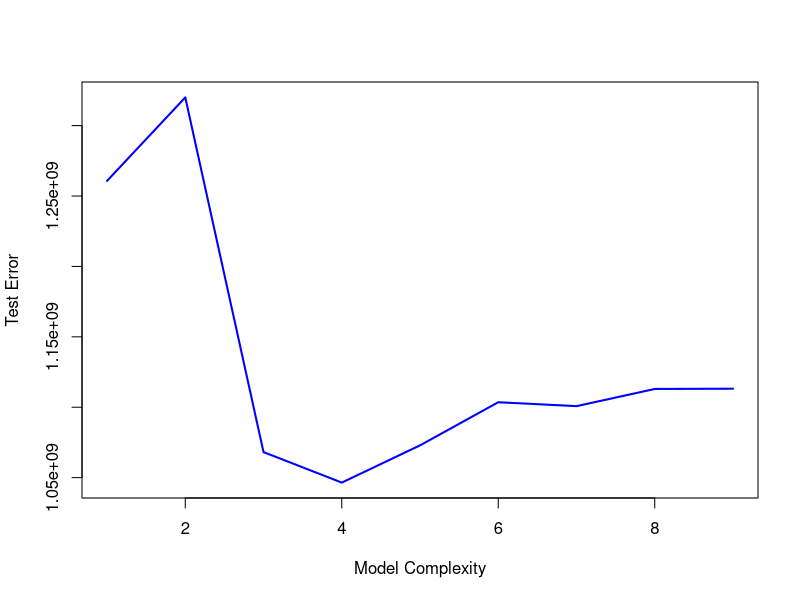
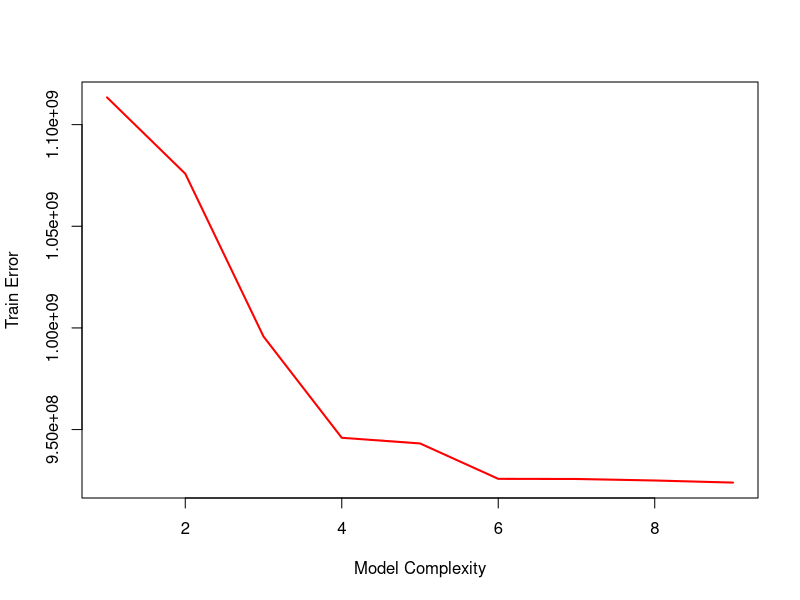
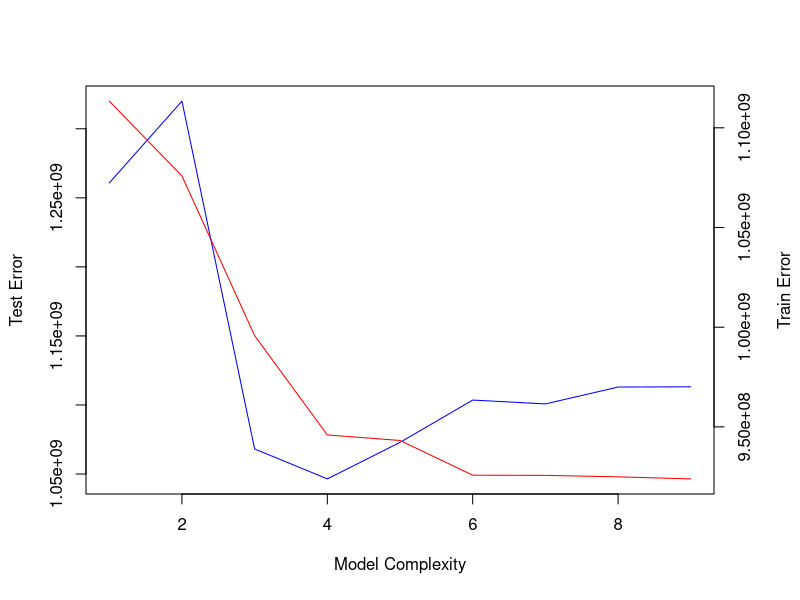

The R source for these figures, in order:
#Same sample size


library(ggplot2)
data('diamonds')
df=diamonds

set.seed(40)
rand = sample(1:nrow(df),500)
train = df[rand,]
set.seed(78)
rand = sample(1:nrow(df),500)
test = df[rand,]
train_test_err=data.frame(matrix(ncol = 3,nrow = 0))

complexity=list(1,2,3,4,5,6,7,8,9)

#-------------MODEL 1----------------------

m1=lm(price~carat,train)
m1
tr=sum(m1$residuals^2)
pred = predict(m1, newdata=test)
te=sum((pred-test$price)^2)
train_test_err <- rbind(train_test_err, c(1, tr, te))

#-------------MODEL 2----------------------

m2 <- lm(price~carat + I(carat^2), train)

tr=sum(m2$residuals^2)
pred = predict(m2, newdata=test)
te=sum((pred-test$price)^2)
train_test_err <- rbind(train_test_err, c(2, tr, te))

#-------------MODEL 3----------------------

m3 <- lm(price ~ carat + I(carat^2) + I(carat^3), train)

tr=sum(m3$residuals^2)
pred = predict(m3, newdata=test)
te=sum((pred-test$price)^2)
train_test_err <- rbind(train_test_err, c(3, tr, te))

#-------------MODEL 4---------------------

m4 <- lm(price ~ carat + I(carat^2) + I(carat^3) +
           I(carat^4), train)

tr=sum(m4$residuals^2)
pred = predict(m4, newdata=test)
te=sum((pred-test$price)^2)
train_test_err <- rbind(train_test_err, c(4, tr, te))

#-------------MODEL 5----------------------

m5 <- lm(price ~ carat + I(carat^2) + I(carat^3) 
         + I(carat^4) + I(carat^5), train)

tr=sum(m5$residuals^2)                  
pred = predict(m5, newdata=test)
te=sum((pred-test$price)^2)               
train_test_err <- rbind(train_test_err, c(5, tr, te))


#-------------MODEL 6----------------------

m6 <- lm(price ~ carat + I(carat^2) + I(carat^3) 
         + I(carat^4) + I(carat^5)+ I(carat^5) 
         + I(carat^6), train)

tr=sum(m6$residuals^2)
pred = predict(m6, newdata=test)
te=sum((pred-test$price)^2)
train_test_err <- rbind(train_test_err, c(6, tr, te))

#-------------MODEL 7----------------------

m7 <- lm(price ~ carat + I(carat^2) + I(carat^3) 
         + I(carat^4) + I(carat^5)+ I(carat^5) 
         + I(carat^6) + I(carat^6) + I(carat^7), train)

tr=sum(m7$residuals^2)
pred = predict(m7, newdata=test)
te=sum((pred-test$price)^2)
train_test_err <- rbind(train_test_err, c(7, tr, te))

#-------------MODEL 8----------------------

m8 <- lm(price ~ carat + I(carat^2) + I(carat^3) 
         + I(carat^4) + I(carat^5)+ I(carat^5) 
         + I(carat^6) + I(carat^6) + I(carat^7)
         + I(carat^8), train)

tr=sum(m8$residuals^2)
pred = predict(m8, newdata=test)
te=sum((pred-test$price)^2)
train_test_err <- rbind(train_test_err, c(8, tr, te))

#-------------MODEL 9----------------------

m9 <- lm(price ~ carat + I(carat^2) + I(carat^3) 
         + I(carat^4) +
           I(carat^5) + I(carat^6) + I(carat^7) +
           I(carat^8) + I(carat^9) , train)

tr=sum(m9$residuals^2)
pred = predict(m9, newdata=test)
te=sum((pred-test$price)^2)
train_test_err <- rbind(train_test_err, c(9, tr, te))


colnames(train_test_err) <- c('Model Complexity', 'Train_Error',
                              'Test_Error')



plot(train_test_err$`Model Complexity`,train_test_err$Test_Error,
     pch=19,cex=0.5,type='l',lwd=2,xlab = 'Model Complexity',
     ylab = 'Test Error',col='blue')
plot(train_test_err$`Model Complexity`,train_test_err$Train_Error,
      pch=19,type='l',lwd=2,xlab = 'Model Complexity', 
      ylab = 'Train Error',col='red')


#----------------------------------------------------------

par(mar = c(5, 4, 4, 4) + 0.3)  # Leave space for z axis
plot(train_test_err$`Model Complexity`,train_test_err$Test_Error, type="l",ylab = 'Test Error',xlab='Model Complexity',col='blue')
par(new = T)
plot(train_test_err$`Model Complexity`,train_test_err$Train_Error, type='l' ,axes=FALSE,, xlab = "", ylab = "",col='red')
axis(side = 4)
mtext(side = 4, line = 3, 'Train Error')     
legend(6.5, 1.6e9, legend=c("Test Error", "Train Error"),
       col=c('blue','red'), lty=1:1, cex=0.63)
       